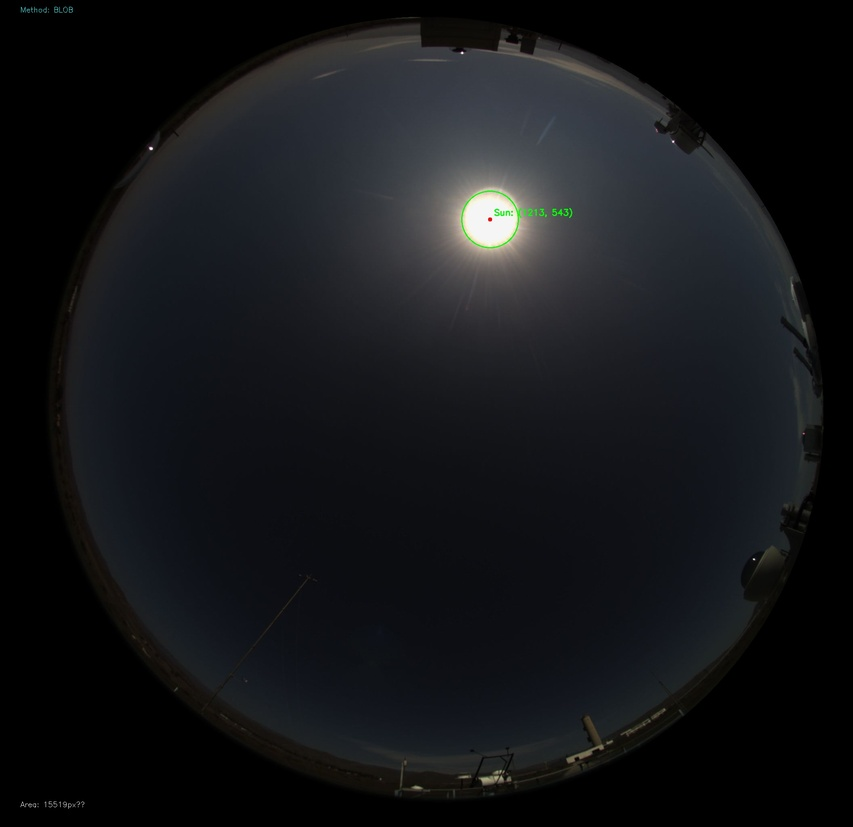
#> input picture calibration/sun_detection_verification/verification_20250919_122451/20191001123430_blob_detected.jpg, 853 x 827 px, shrunk from 2112 x 2048 before the run
$ python -i solar_position.py   (imports and definitions only)
#> lines starting #> are read from the running program, lines starting #| are printed output that depends on the picture; after the words box and inside, x2 and y2 are one past the last pixel; in counts of white or black regions, pixels touching at a corner belong together
import cv2
import numpy as np
import os
from typing import Dict, Tuple, List
from datetime import datetime
import glob
import csv
from dataset_access import get_fisheye_image_paths

# [7 lines left out: function create_verification_directory, not called in this run]

def detect_sun_position_with_marking(image_path: str, output_dir: str) -> Tuple[int, int]:
    """
    Detects the sun position in a fisheye image and marks it visually for verification.

    Args:
        image_path (str): Path to the input image file.
        output_dir (str): Directory to save marked verification images.

    Returns:
        Tuple[int, int]: Detected sun coordinates (u_i, v_i) or (None, None) if not detected.
    """
#> called with output_dir = 'out.png'
    # Step 1: Load image
    img = cv2.imread(image_path)
#> img is the input picture: shape (827, 853, 3); mean B, G, R 24.9, 22.2, 20.8
    if img is None:
        raise ValueError(f"Could not load image: {image_path}")

    original_img = img.copy()  # Preserve original for marking
    h, w = img.shape[:2]
#> h = 827; w = 853
    # print(f"Processing {image_path} (dimensions: {w}x{h})")

    # Step 2: Preprocess for robustness - Gaussian blurring and edge detection
    blurred = cv2.GaussianBlur(img, (5, 5), 0)  # Reduce noise
    gray = cv2.cvtColor(blurred, cv2.COLOR_BGR2GRAY)  # Convert to grayscale

    # Apply Canny edge detection for boundary enhancement
    edges = cv2.Canny(gray, 50, 150)
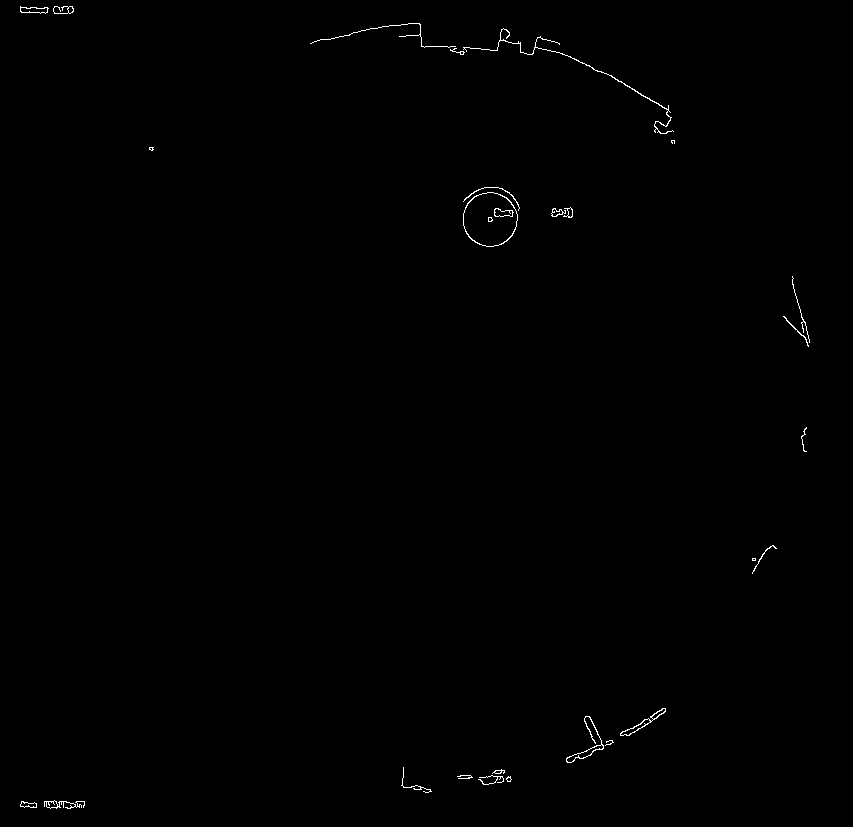
#> edges: shape (827, 853); 0.32% white in thin lines or dots, all inside (x1, y1, x2, y2) = (20, 6, 810, 809)

    # Step 3: Thresholding (saturate pixels > 200 in luminance equivalent)
    _, thresh = cv2.threshold(gray, 200, 255, cv2.THRESH_BINARY)
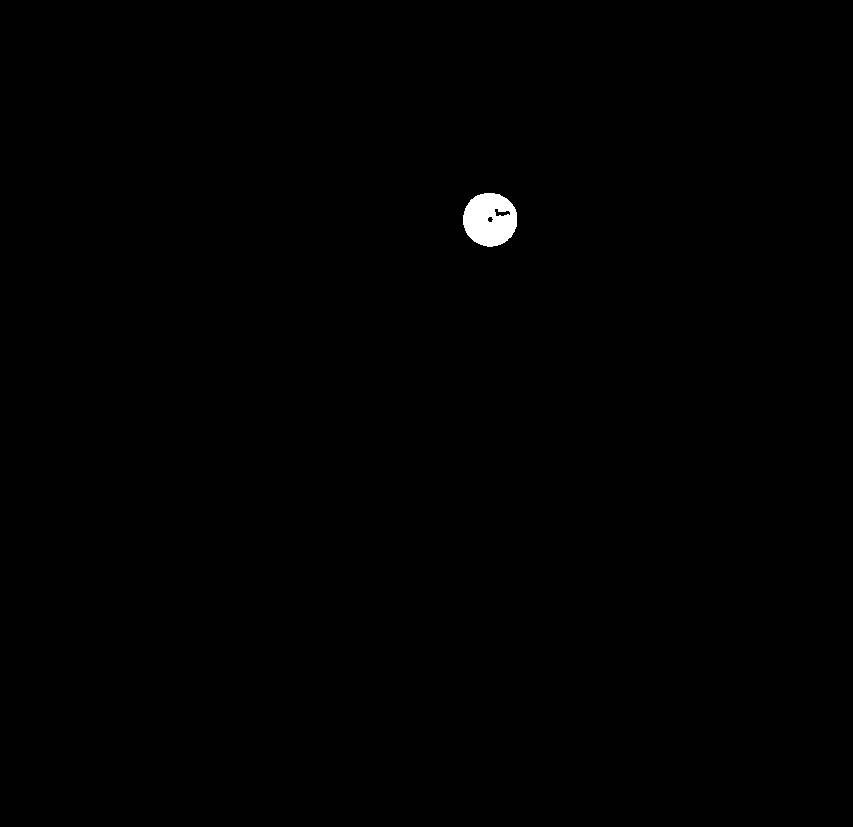
#> thresh: shape (827, 853); 0.32% white; 1 white region, box (x1, y1, x2, y2) and area: (463, 193, 517, 247) 2227

    # Optional: Morphological closing to connect edges and fill small gaps
    kernel = np.ones((3, 3), np.uint8)
    thresh = cv2.morphologyEx(thresh, cv2.MORPH_CLOSE, kernel)
#> thresh: shape (827, 853); 0.32% white; 1 white region

    # Step 4: Blob detection via contours (primary method)
    contours, _ = cv2.findContours(thresh, cv2.RETR_EXTERNAL, cv2.CHAIN_APPROX_SIMPLE)
#> contours = 1 contour; box (x1, y1, x2, y2) and area: (463, 193, 517, 247) 2226

    if not contours:
        print(f"  No contours found in {image_path}")
        # Save image with "No Sun Detected" text
        cv2.putText(original_img, "NO SUN DETECTED", (50, 50),
                   cv2.FONT_HERSHEY_SIMPLEX, 1, (0, 0, 255), 2)
        output_filename = os.path.basename(image_path).replace('.jpg', '_no_sun.jpg')
        output_path = os.path.join(output_dir, output_filename)
        cv2.imwrite(output_path, original_img)
        return None, None

    # Select the largest contour (assumed to be the sun)
    largest_contour = max(contours, key=cv2.contourArea)
#> largest_contour = contour of 79 points, box (x1, y1, x2, y2) (463, 193, 517, 247), area 2226
    area = cv2.contourArea(largest_contour)
#> area = 2226.5

    # Filter small blobs (sun should be reasonably sized, e.g., >100 pixels)
    if area < 100:
        print(f"  Largest blob too small (area: {area}) in {image_path}")
        cv2.putText(original_img, f"TOO SMALL: {area}px", (50, 50),
                   cv2.FONT_HERSHEY_SIMPLEX, 0.7, (0, 0, 255), 2)
        output_filename = os.path.basename(image_path).replace('.jpg', '_too_small.jpg')
        output_path = os.path.join(output_dir, output_filename)
        cv2.imwrite(output_path, original_img)
        return None, None

    # Compute centroid (u_i, v_i) as pixel coordinates
    M = cv2.moments(largest_contour)
#> M = moments, m00 2226.5, centre m10/m00, m01/m00 = (489.6, 219.2)
    if M['m00'] != 0:
        u_i = int(M['m10'] / M['m00'])  # x-coordinate
#> u_i = 489
        v_i = int(M['m01'] / M['m00'])  # y-coordinate
#> v_i = 219
    else:
        print(f"  No moments computed for {image_path}")
        cv2.putText(original_img, "NO MOMENTS", (50, 50),
                   cv2.FONT_HERSHEY_SIMPLEX, 1, (0, 0, 255), 2)
        output_filename = os.path.basename(image_path).replace('.jpg', '_no_moments.jpg')
        output_path = os.path.join(output_dir, output_filename)
        cv2.imwrite(output_path, original_img)
        return None, None

    # Step 5: Optional validation with HoughCircles for circular blobs
    hough_refined = True
    circles = cv2.HoughCircles(edges, cv2.HOUGH_GRADIENT, dp=1, minDist=20,
                               param1=50, param2=30, minRadius=5, maxRadius=50)
#> circles = [[489.5, 217.5, 26.8]]
    if circles is not None:
        circles = np.round(circles[0, :]).astype("int")
#> circles = [[490, 218, 27]]
        for (x, y, r) in circles:
            # Check if Hough circle aligns with centroid (within 10 pixels)
            if abs(x - u_i) < 10 and abs(y - v_i) < 10:
                u_i, v_i = x, y  # Refine with circle center
                hough_refined = True
                print(f"  Hough circle refined sun at ({u_i}, {v_i})")
                break
#> this loop made 1 pass
#> (x, y, r, u_i, v_i, hough_refined) on pass 1: (490, 218, 27, 490, 218, True)
#|   Hough circle refined sun at (490, 218)
#> after the loop, hough_refined = True; u_i = 490; v_i = 218

    # Step 6: Visual marking for verification
    # Draw circle around detected sun (green for blob, blue for Hough refinement)
    circle_color = (255, 0, 0) if hough_refined else (0, 255, 0)  # BGR
#> circle_color = (255, 0, 0)
    circle_thickness = 3 if hough_refined else 2
#> circle_thickness = 3

    # # Draw main detection circle (radius based on blob size)
    detection_radius = int(np.sqrt(area / np.pi))  # Approximate radius
#> detection_radius = 26
    cv2.circle(original_img, (u_i, v_i), detection_radius, circle_color, circle_thickness)

    # # Draw center point
    cv2.circle(original_img, (u_i, v_i), 5, (0, 0, 255), -1)  # Red center dot
#> original_img: shape (827, 853, 3); mean B, G, R 25, 21.9, 20.6

    # # Add coordinate text label
    text = f"Sun: ({u_i}, {v_i})"
#> text = 'Sun: (490, 218)'
    text_color = (255, 255, 255) if hough_refined else (0, 255, 0)  # White or green
#> text_color = (255, 255, 255)
    cv2.putText(original_img, text, (u_i + 10, v_i - 10),
               cv2.FONT_HERSHEY_SIMPLEX, 0.7, text_color, 2)
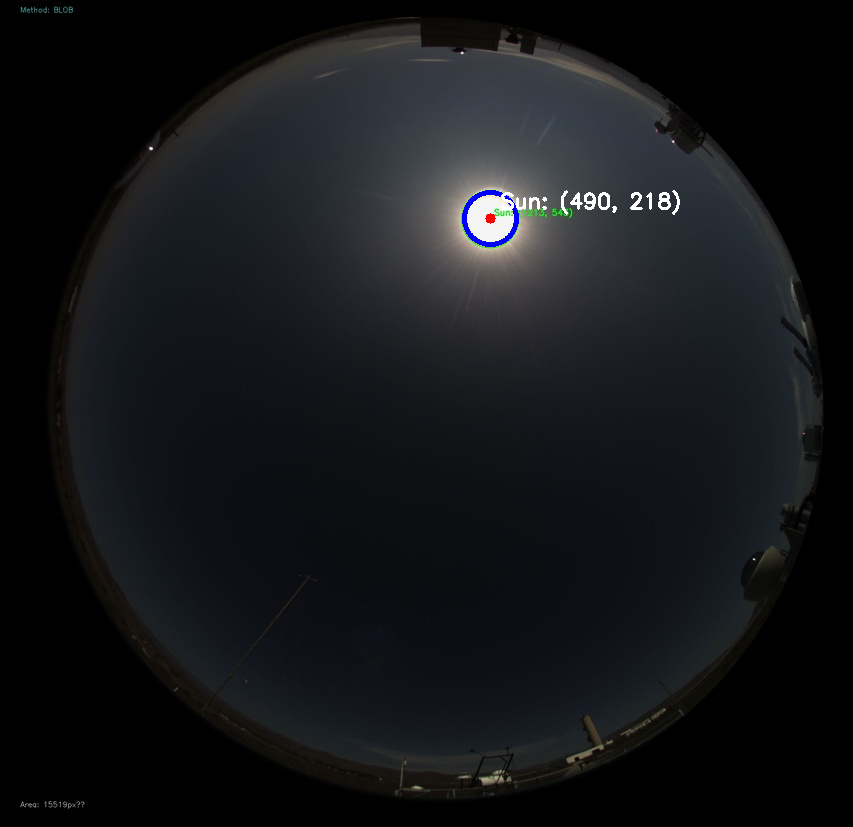
#> original_img: shape (827, 853, 3); mean B, G, R 25.2, 22.2, 20.9

    # # Add area information
    # area_text = f"Area: {area:.0f}px²"
    # cv2.putText(original_img, area_text, (50, h - 50),
    #            cv2.FONT_HERSHEY_SIMPLEX, 0.6, (255, 255, 255), 1)

    # # Add detection method indicator
    # method_text = "HOUGH" if hough_refined else "BLOB"
    # cv2.putText(original_img, f"Method: {method_text}", (50, 30),
    #            cv2.FONT_HERSHEY_SIMPLEX, 0.6, (255, 255, 0), 1)

    # # Generate output filename
    status = "hough" if hough_refined else "blob"
#> status = 'hough'
    output_filename = os.path.basename(image_path).replace('.jpg', f'_{status}_detected.jpg')
    output_path = os.path.join(output_dir, output_filename)

    # Save marked image
    cv2.imwrite(output_path, original_img)
    print(f"  Detected sun at ({u_i}, {v_i})")
#|   Detected sun at (490, 218)
    #  with area {area} - Saved: {output_filename}

    return u_i, v_i

# [53 lines left out: functions process_filtered_images_with_verification, write_sun_positions_to_csv, not called in this run]

# Example usage (replace with your filtered image paths)
# [7 lines not run here, left out]

    # [16 lines of commented-out code are left out]

>>> result = detect_sun_position_with_marking('../../calibration/sun_detection_verification/verification_20250919_122451/20191001123430_blob_detected.jpg', 'out.png')
#> result = (490, 218)
